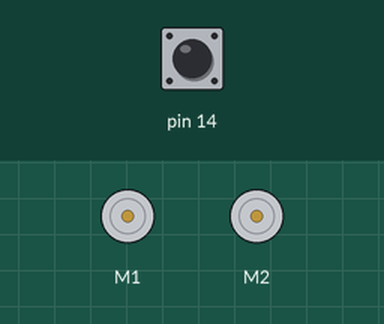
Recording of a sketch running on a simulated Arduino Leonardo, built with avr-gcc and run on an emulated ATmega32U4. On the bench: 2 × DC motor (green arrow = forward, orange = backward, longer = faster). The test bench sets the inputs (shaded band); at power-on: pin 14 HIGH. What the sketch prints to the serial monitor is not drawn.

Above: at 1.2 s.
1.3 s: pin 14 pulled LOW for 0.15 s
Timing chart, 0 to 34.6 s (numbered marks = the images above; inputs shaded):
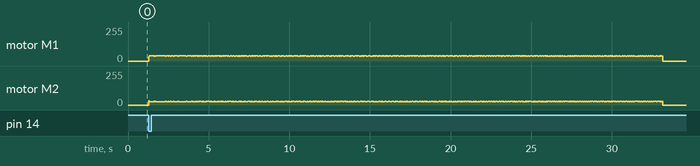

The sketch:

StraightLineV2.ino
```cpp
#include <Romi32U4.h>

Romi32U4Encoders encoders;
Romi32U4Motors motors;
Romi32U4ButtonA buttonA;

void setup() {

}

void loop() {
   // Parameters
   const int drive_distance = 200;   // cm
   const int motor_power = 50;      // 0-255
   const int motor_offset = 5;       // Diff. when driving straight
   const int wheel_d = 70;           // Wheel diameter (mm)
   const float wheel_c = PI * wheel_d; // Wheel circumference (mm)
   const int counts_per_rev = 1440;   // (4 pairs N-S) * (120:1 gearbox) * (2 falling/rising edges) = 384

   int16_t enc_r = 0;
   int16_t enc_l = 0;

   int16_t enc_r_prev = enc_r;
   int16_t enc_l_prev = enc_l;

   // Set initial motor power
   int power_l = motor_power;
   int power_r = motor_power;

   // Used to determine which way to turn to adjust
   unsigned long diff_l;
   unsigned long diff_r;

   bool flag = true;

   float num_rev = (drive_distance * 10) / wheel_c;  // Convert to mm
   unsigned long target_count = num_rev * counts_per_rev;

    if(buttonA.isPressed())
    {
    while ( (enc_l < target_count) && (enc_r < target_count) ) {
      enc_r = encoders.getCountsRight();
      enc_l = encoders.getCountsLeft();

      // Print out current number of ticks
      Serial.print(enc_l);
      Serial.print("\t");
      Serial.println(enc_r);

      // Drive
      motors.setSpeeds(power_l, power_r);

      // Number of ticks counted since last time
      diff_l = enc_l - enc_l_prev;
      diff_r = enc_r - enc_r_prev;

      // Store current tick counter for next time
      enc_l_prev = enc_l;
      enc_r_prev = enc_r;

      // If left is faster, slow it down and speed up right
      if ( diff_l > diff_r ) {
        power_l -= motor_offset;
        power_r += motor_offset;
      }

      // If right is faster, slow it down and speed up left
      if ( diff_l < diff_r ) {
        power_l += motor_offset;
        power_r -= motor_offset;
      }
    }
    motors.setSpeeds(0, 0);
    enc_l = encoders.getCountsAndResetLeft();
    enc_r = encoders.getCountsAndResetRight();
    }

}
```
